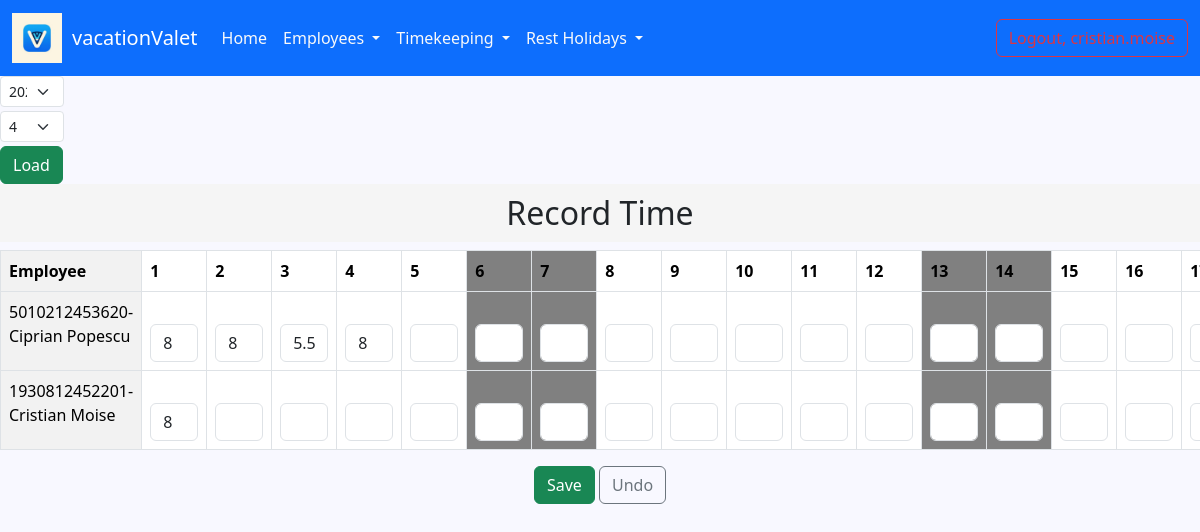
/record-time/ (signed in), run on an earlier commit of the app's database.
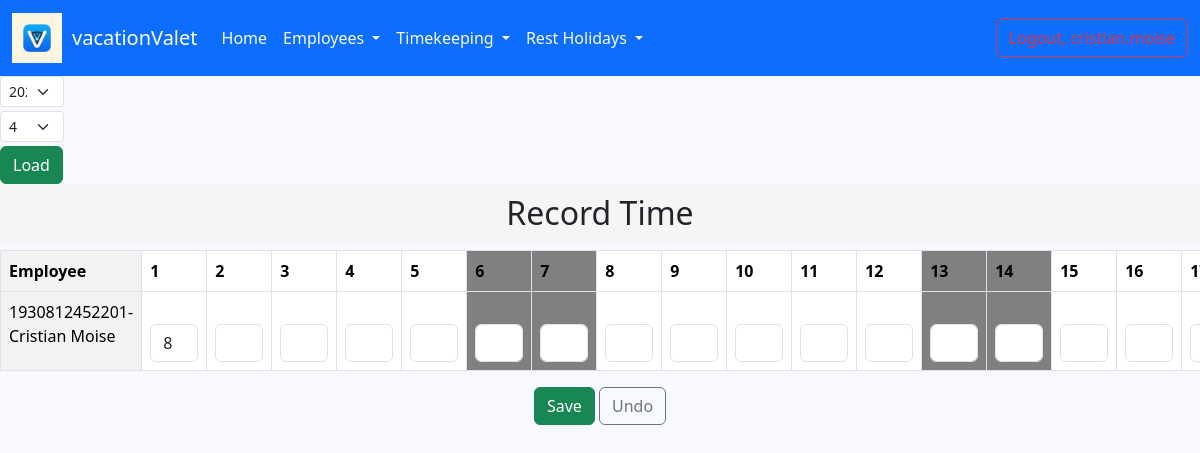
And on a later commit of the database.
### employee/models.py (models this page shows, shortened)
class Employee(AbstractUser):
    GENDER_OPTIONS = (
        ('male', 'Male'),
        ('female', 'Female')
    )
    cnp = models.IntegerField(blank=False, null=True, unique=True)
    gender = models.CharField(max_length=6, choices=GENDER_OPTIONS, null=True)
    birth_date = models.DateField(null=True, blank=False)
    departament = models.ForeignKey(Department, on_delete=models.CASCADE, null=True)
    start_date = models.DateField(null=True)
    end_date = models.DateField(null=True, blank=True)
    notice_date = models.DateField(null=True, blank=True)
    address = models.TextField(blank=True, null=True)
    is_supervisor = models.BooleanField(default=False, blank=True, null=True)
    days_off = models.IntegerField(blank=True, null=True)
    created_at = models.DateTimeField(auto_now_add=True)
    updated_at = models.DateTimeField(auto_now=True)
    @property
    def is_supervisor(self):
        return Department.objects.filter(supervisor=self).exists()

### employee/views.py (the view, shortened to what this page needs)
# urls.py: path('record-time/', views.record_time_view, name='record-time'),
@login_required
def record_time_view(request):
    current_user = request.user  # Utilizatorul logat
    current_employee = Employee.objects.get(username=current_user.username)
    department = current_employee.departament
    if current_user.is_superuser:
        employees = Employee.objects.filter(is_superuser=False)
    else:
        employees = Employee.objects.filter(departament=department, is_superuser=False)
    today = timezone.now()
    month = int(request.GET.get('month', today.month))
    year = int(request.GET.get('year', today.year))
    num_days = calendar.monthrange(year, month)[1]
    days = [i for i in range(1, num_days + 1)]
    first_day = datetime.date(year, month, 1)
    last_day = datetime.date(year, month, num_days)
    weekend_days = [day for day in range(first_day.day, last_day.day + 1) if
                    datetime.date(year, month, day).weekday() in [5, 6]]
    values = []
    for employee in employees:
        row = []
        for day in days:
            existing_record: TimeRecord = TimeRecord.objects.filter(employee=employee, date__year=year,
                                                                    date__month=month, date__day=day).first()
            if existing_record is not None:
                seconds = existing_record.duration.total_seconds()
                hours = seconds / 3600
                if hours == 0:
                    row.append('')
                elif hours == int(hours):
                    row.append(int(hours))
                else:
                    row.append(hours)
            else:
                row.append('')
        values.append(row)
    return render(request, 'record_time/record_time.html',
                  {'employees': employees, 'year': year, 'month': month, 'days': days, 'values': values,
                   'weekend_days': weekend_days, 'years': [2024, 2025],
                   'months': [0, 1, 2, 3, 4, 5, 6, 7, 8, 9, 10, 11]})

### employee/templatetags/utils.py (called while the page is built)
@register.filter
def index(indexable, i):
    return indexable[i]

### templates/record_time/record_time.html (shortened to what this page needs)
{% extends 'base.html' %}
{% load static %}
{% load utils %}
{% block head %}
    <link rel="stylesheet" type="text/css" href="{% static 'css/time_record/time_record.css' %}">
{% endblock %}
{% block content %}
    <form action="" method="get">
        <div class="row">
            <div class="col-md-4">
                <div class="col-2">
                    <select name="year" id="year" class="form-select form-select-sm mb-1"
                            aria-label=".form-select-lg example">
                        {% for y in years %}
                            <option value="{{ y }}" {% if y == year %}selected{% endif %}>{{ y }}</option>
                        {% endfor %}
                    </select>
                </div>
                <div class="col-2">
                    <select name="month" id="month" class="form-select form-select-sm mb-1"
                            aria-label=".form-select-lg example">
                        {% for m in months %}
                            <option value="{{ m }}" {% if m == month %}selected{% endif %}>{{ m }}</option>
                        {% endfor %}
                    </select>
                </div>
            </div>
        </div>
        <button type="submit" class="btn btn-success" id="load">Load</button>
    </form>
    <h2 class="text-center" id="header-text">Record Time</h2>
    <div class="scrollable-content">
        <form method="POST">
            <table class="table table-bordered">
                <thead class="sticky-header">
                <tr>
                    <th>Employee</th>
                    {% for day in days %}
                        <th id="{% if day in weekend_days %}weekdays{% endif %}">{{ day }}</th>
                    {% endfor %}
                </tr>
                </thead>
                <tbody class="sticky-content">
                {% for employee in employees %}
                    <tr>
                        <td id="emplrow">{{ employee.cnp }}-{{ employee.first_name }} {{ employee.last_name }}</td>
                        {% for day in days %}
                            <td id="{% if day in weekend_days %}weekdays{% endif %}">
                                {% with pos1=forloop.parentloop.counter0 %}
                                    {% with pos2=forloop.counter0 %}
                                        <input type="text" value="{{ values|index:pos1|index:pos2 }}"
                                               name="pontaj_{{ employee.id }}_{{ year }}-{{ month }}-{{ day }}"
                                               id="pontaj_{{ employee.id }}_{{ day }}"
                                               class="form-control {% if day in weekend_days %}readonly{% endif %}"
                                               {% if day in weekend_days %}readonly{% endif %}>
                                    {% endwith %}
                                {% endwith %}
                            </td>
                        {% endfor %}
                    </tr>
                {% endfor %}
                </tbody>
            </table>
            <div class="text-center" id="btn">
                <button type="submit" class="btn btn-success text-center" id="savebtn">Save</button>
                <a href="{% url 'record-time' %}" class="btn btn-outline-secondary" id="vobtn">Undo</a>
            </div>
        </form>
    </div>
{% endblock %}

What changed in the data, as far as the page shows it:
removed Employee: cnp "5010212453620", first_name "Ciprian", last_name "Popescu", days "8" "8" "5.5" "8"
